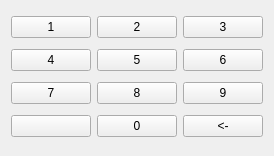
   <widget class="QWidget" name="">
    <property name="geometry">
     <rect>
      <x>320</x>
      <y>170</y>
      <width>181</width>
      <height>156</height>
     </rect>
    </property>
    <layout class="QGridLayout" name="gridLayout">
     <item row="1" column="1">
      <widget class="QPushButton" name="pushButton_6">
       <property name="text">
        <string>5</string>
       </property>
      </widget>
     </item>
     <item row="2" column="0">
      <widget class="QPushButton" name="pushButton_8">
       <property name="text">
        <string>7</string>
       </property>
      </widget>
     </item>
     <item row="2" column="2">
      <widget class="QPushButton" name="pushButton_10">
       <property name="text">
        <string>9</string>
       </property>
      </widget>
     </item>
     <item row="0" column="2">
      <widget class="QPushButton" name="pushButton_4">
       <property name="enabled">
        <bool>true</bool>
       </property>
       <property name="text">
        <string>3</string>
       </property>
      </widget>
     </item>
     <item row="3" column="1">
      <widget class="QPushButton" name="pushButton_11">
       <property name="focusPolicy">
        <enum>Qt::StrongFocus</enum>
       </property>
       <property name="text">
        <string>0</string>
       </property>
      </widget>
     </item>
     <item row="0" column="1">
      <widget class="QPushButton" name="pushButton_3">
       <property name="text">
        <string>2</string>
       </property>
      </widget>
     </item>
     <item row="1" column="2">
      <widget class="QPushButton" name="pushButton_7">
       <property name="text">
        <string>6</string>
       </property>
      </widget>
     </item>
     <item row="2" column="1">
      <widget class="QPushButton" name="pushButton_9">
       <property name="text">
        <string>8</string>
       </property>
      </widget>
     </item>
     <item row="3" column="2">
      <widget class="QPushButton" name="pushButton_12">
       <property name="text">
        <string>&lt;-</string>
       </property>
      </widget>
     </item>
     <item row="1" column="0">
      <widget class="QPushButton" name="pushButton_5">
       <property name="text">
        <string>4</string>
       </property>
      </widget>
     </item>
     <item row="0" column="0">
      <widget class="QPushButton" name="pushButton_2">
       <property name="text">
        <string>1</string>
       </property>
      </widget>
     </item>
     <item row="3" column="0">
      <widget class="QPushButton" name="pushButton_13">
       <property name="text">
        <string/>
       </property>
      </widget>
     </item>
    </layout>
   </widget>
